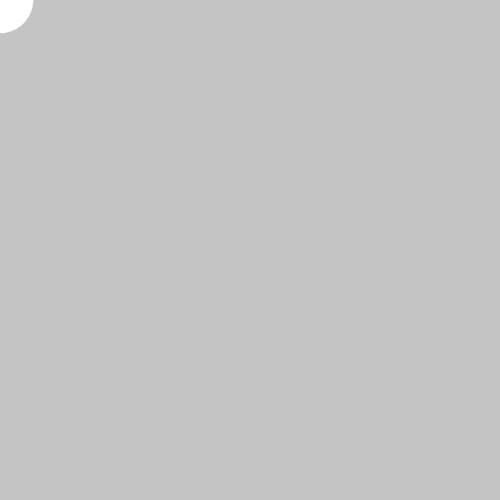
Frame 1 (no input)
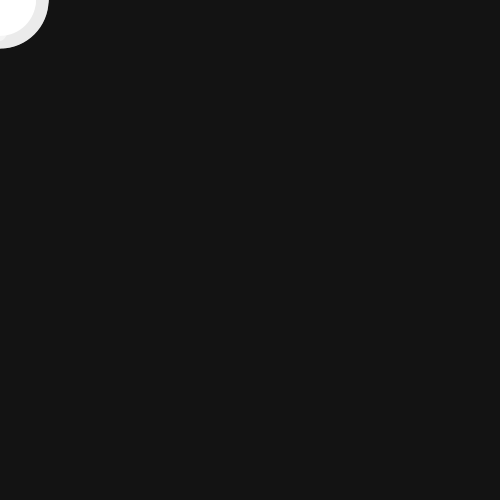
Frame 60 (the mouse pressed at the canvas centre just before this capture)
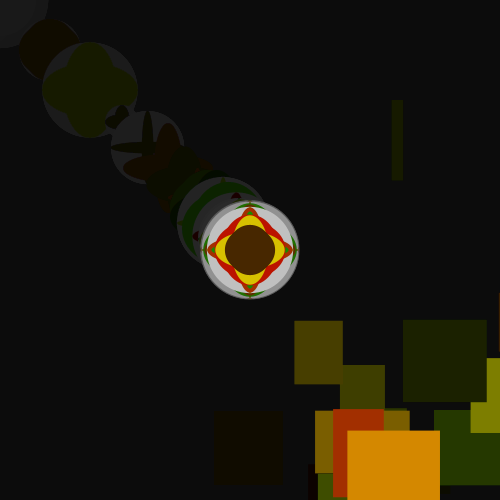
Frame 120 (the mouse held since frame 60 and released just before this capture)

The Processing sketch that drew these frames (run headless with seeded random() and noise(); from frame 60 on, the mouse is pressed at the canvas centre):

// Processing sketch: processing_37223
// ── processing_37223.pde

//global variables
float posX = 0;
float posY = 0;

void setup()
{
  size(500, 500);
  smooth();
  noStroke();
  frameRate(7);
  //background(0, 0, random(100, 256), 100);

}

void draw()  
{
  //for transparent black background
  fill(0, 0, 0, 10);
  rect(0, 0, width, height);
  fill(255, 255, 255);
  //some variables  
  float myDiameter  = random(5, 100);
  float myDiameterB = random(5, 100);
  float dx = mouseX - posX;
  float dy = mouseY - posY;
  
  posX += dx/5; //lowering the denomenator makes it faster
  posY += dy/5;
  
 ellipse(posX, posY, myDiameter, myDiameter);
//if the mouse is pressed random colored ellipses are produced
if(mousePressed == true)
{
  fill(random(256), random(256), 0);
  ellipse(posY, posX, myDiameterB, myDiameter);
  rect(random(500)+posY, random(500)+posX, random(10, 100), random(50, 100));
}
{
ellipse(posX, posY, myDiameter, myDiameterB);

}
}

           
                                                
